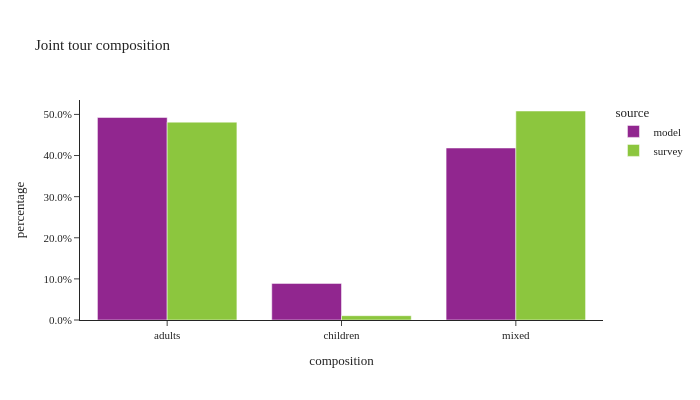

Notebook cell for this chart:
### Code cell
util.plot_share_barchart(joint_tour_data, 'tour_weight', 'composition', title="Joint tour composition")

### Figure 1 — Plotly figure (JSON) as saved in the notebook; plotly's stock layout.template omitted (floating-point values rounded to 4 significant figures)
{"data": [{"alignmentgroup": "True", "customdata": [[50910.0, 50910.0], [9204.0, 9204.0], [43240.0, 43240.0]], "hovertemplate": "source=model<br>composition=%{x}<br>percentage=%{y}<br>weighted_sum=%{customdata[0]}<br>sample_size=%{customdata[1]}<extra></extra>", "legendgroup": "model", "marker": {"color": "#91268F", "pattern": {"shape": ""}}, "name": "model", "offsetgroup": "model", "orientation": "v", "showlegend": true, "textposition": "auto", "type": "bar", "x": ["adults", "children", "mixed"], "xaxis": "x", "y": [0.4926, 0.08905, 0.4183], "yaxis": "y"}, {"alignmentgroup": "True", "customdata": [[267200.0, 444.0], [5809.0, 13.0], [282300.0, 270.0]], "hovertemplate": "source=survey<br>composition=%{x}<br>percentage=%{y}<br>weighted_sum=%{customdata[0]}<br>sample_size=%{customdata[1]}<extra></extra>", "legendgroup": "survey", "marker": {"color": "#8CC63E", "pattern": {"shape": ""}}, "name": "survey", "offsetgroup": "survey", "orientation": "v", "showlegend": true, "textposition": "auto", "type": "bar", "x": ["adults", "children", "mixed"], "xaxis": "x", "y": [0.4812, 0.01046, 0.5083], "yaxis": "y"}], "layout": {"barmode": "group", "height": 400, "legend": {"title": {"text": "source"}, "tracegroupgap": 0}, "title": {"text": "Joint tour composition"}, "width": 700, "xaxis": {"anchor": "y", "domain": [0.0, 1.0], "title": {"text": "composition"}}, "yaxis": {"anchor": "x", "domain": [0.0, 1.0], "tickformat": ".1%", "title": {"text": "percentage"}}}}
